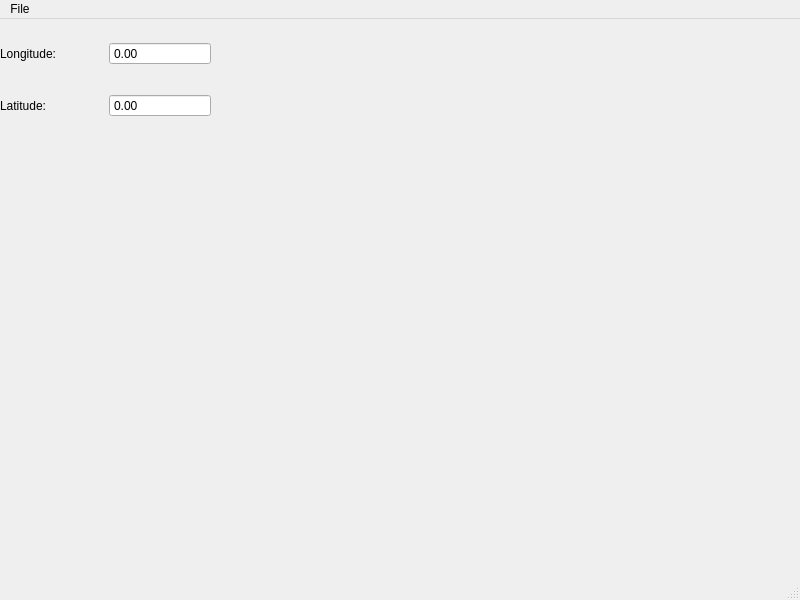
<?xml version="1.0" encoding="UTF-8"?>
<ui version="4.0">
 <class>LiveViewWindow</class>
 <widget class="QMainWindow" name="LiveViewWindow">
  <property name="geometry">
   <rect>
    <x>0</x>
    <y>0</y>
    <width>800</width>
    <height>600</height>
   </rect>
  </property>
  <property name="windowTitle">
   <string>Applanix POS LV Live View</string>
  </property>
  <widget class="QWidget" name="centralwidget">
   <widget class="QWidget" name="gridLayoutWidget">
    <property name="geometry">
     <rect>
      <x>0</x>
      <y>0</y>
      <width>211</width>
      <height>121</height>
     </rect>
    </property>
    <layout class="QGridLayout" name="vehicleNavigationLayout">
     <item row="0" column="0">
      <widget class="QLabel" name="longitudeTextLabel">
       <property name="text">
        <string>Longitude:</string>
       </property>
      </widget>
     </item>
     <item row="0" column="1">
      <widget class="QDoubleSpinBox" name="latitudeSpinBox">
       <property name="readOnly">
        <bool>true</bool>
       </property>
       <property name="buttonSymbols">
        <enum>QAbstractSpinBox::NoButtons</enum>
       </property>
      </widget>
     </item>
     <item row="1" column="0">
      <widget class="QLabel" name="latitudeTextLabel">
       <property name="text">
        <string>Latitude:</string>
       </property>
      </widget>
     </item>
     <item row="1" column="1">
      <widget class="QDoubleSpinBox" name="longitudeSpinBox">
       <property name="readOnly">
        <bool>true</bool>
       </property>
       <property name="buttonSymbols">
        <enum>QAbstractSpinBox::NoButtons</enum>
       </property>
      </widget>
     </item>
    </layout>
   </widget>
  </widget>
  <widget class="QMenuBar" name="menubar">
   <property name="geometry">
    <rect>
     <x>0</x>
     <y>0</y>
     <width>800</width>
     <height>23</height>
    </rect>
   </property>
   <widget class="QMenu" name="menuFile">
    <property name="title">
     <string>File</string>
    </property>
    <addaction name="actionQuit"/>
   </widget>
   <addaction name="menuFile"/>
  </widget>
  <widget class="QStatusBar" name="statusbar"/>
  <action name="actionQuit">
   <property name="text">
    <string>Quit</string>
   </property>
   <property name="shortcut">
    <string>Ctrl+Q</string>
   </property>
  </action>
 </widget>
 <resources/>
 <connections>
  <connection>
   <sender>actionQuit</sender>
   <signal>triggered()</signal>
   <receiver>LiveViewWindow</receiver>
   <slot>close()</slot>
   <hints>
    <hint type="sourcelabel">
     <x>-1</x>
     <y>-1</y>
    </hint>
    <hint type="destinationlabel">
     <x>399</x>
     <y>299</y>
    </hint>
   </hints>
  </connection>
 </connections>
</ui>
